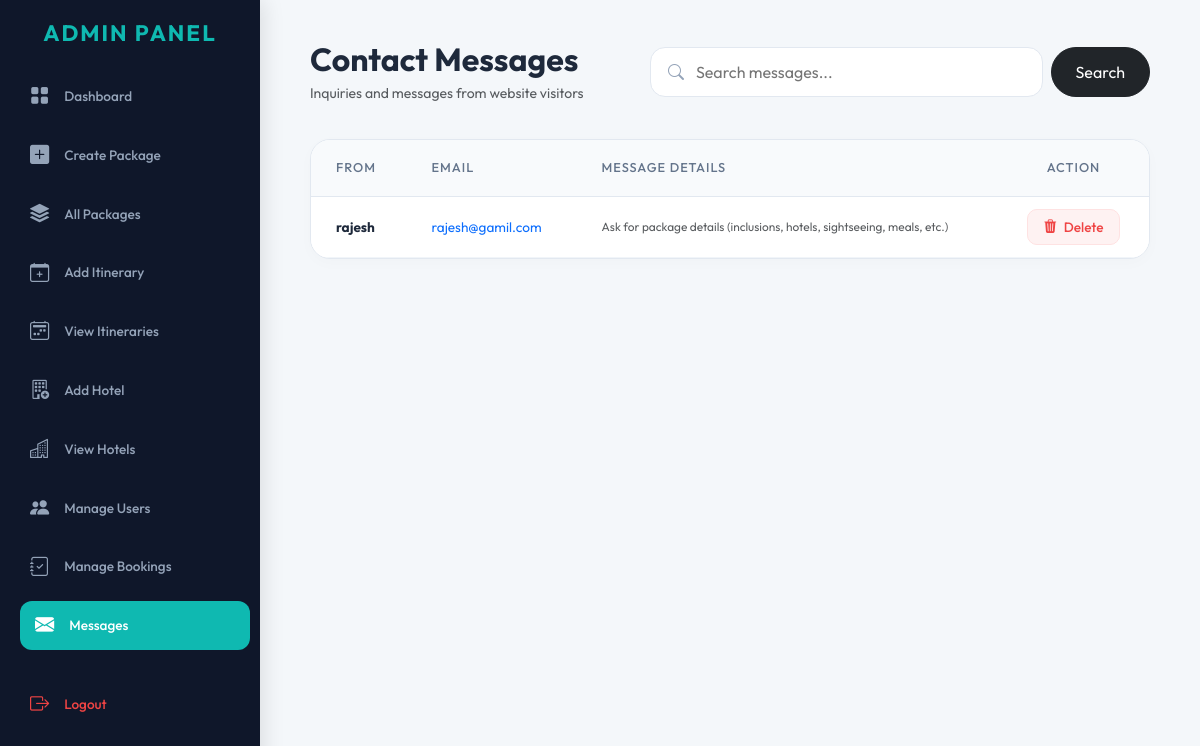
Page /admin/view-contact.php (signed in) on the committed database.
### tables this page shows
CREATE TABLE get_in_touch (
    id INT AUTO_INCREMENT PRIMARY KEY,
    name VARCHAR(100),
    email VARCHAR(100),
    message TEXT
);

### admin/view-contact.php (the view, shortened to what this page needs)
<?php
include("../db.php");
$search = "";
if (isset($_GET['search'])) {
    $search = mysqli_real_escape_string($conn, $_GET['search']);
    $result = mysqli_query($conn, "SELECT * FROM get_in_touch
                                   WHERE name LIKE '%$search%'
                                   OR email LIKE '%$search%'
                                   OR message LIKE '%$search%'
                                   ORDER BY id DESC");
} else {
    $result = mysqli_query($conn, "SELECT * FROM get_in_touch ORDER BY id DESC");
}
?>
<!DOCTYPE html>
<html>
<head>
    <link href="../bootstrap-5.3.7-dist/css/bootstrap.min.css" rel="stylesheet">
    <link href="https://cdn.jsdelivr.net/npm/bootstrap-icons@1.10.5/font/bootstrap-icons.css" rel="stylesheet">
</head>
<body>
<div class="sidebar">
  <h4>Admin Panel</h4>
  <a href="dashboard.php" class="<?= (basename($_SERVER['PHP_SELF']) == 'dashboard.php') ? 'active' : '' ?>"><i class="bi bi-grid-fill"></i> Dashboard</a>
  <a href="create-package.php" class="<?= (basename($_SERVER['PHP_SELF']) == 'create-package.php') ? 'active' : '' ?>"><i class="bi bi-plus-square-fill"></i> Create Package</a>
  <a href="view_packages.php" class="<?= (in_array(basename($_SERVER['PHP_SELF']), ['view_packages.php', 'edit_package.php'])) ? 'active' : '' ?>"><i class="bi bi-stack"></i> All Packages</a>
  <a href="add_itinerary.php" class="<?= (basename($_SERVER['PHP_SELF']) == 'add_itinerary.php') ? 'active' : '' ?>"><i class="bi bi-calendar-plus"></i> Add Itinerary</a>
  <a href="view_itinerary.php" class="<?= (in_array(basename($_SERVER['PHP_SELF']), ['view_itinerary.php', 'edit_itinerary.php'])) ? 'active' : '' ?>"><i class="bi bi-calendar2-week"></i> View Itineraries</a>
  <a href="add_hotel.php" class="<?= (basename($_SERVER['PHP_SELF']) == 'add_hotel.php') ? 'active' : '' ?>"><i class="bi bi-building-add"></i> Add Hotel</a>
  <a href="view_hotel.php" class="<?= (in_array(basename($_SERVER['PHP_SELF']), ['view_hotel.php', 'edit_hotel.php'])) ? 'active' : '' ?>"><i class="bi bi-buildings"></i> View Hotels</a>
  <a href="manage-user.php" class="<?= (basename($_SERVER['PHP_SELF']) == 'manage-user.php') ? 'active' : '' ?>"><i class="bi bi-people-fill"></i> Manage Users</a>
  <a href="manage-booking.php" class="<?= (basename($_SERVER['PHP_SELF']) == 'manage-booking.php') ? 'active' : '' ?>"><i class="bi bi-journal-check"></i> Manage Bookings</a>
  <a href="view-contact.php" class="<?= (basename($_SERVER['PHP_SELF']) == 'view-contact.php') ? 'active' : '' ?>"><i class="bi bi-envelope-fill"></i> Messages</a>
  <a href="logout.php" class="logout"><i class="bi bi-box-arrow-right"></i> Logout</a>
</div>
<div class="main">
    <div class="top-bar">
        <div>
            <h2 class="page-title">Contact Messages</h2>
            <p class="text-muted small m-0">Inquiries and messages from website visitors</p>
        </div>
        <form method="GET" class="search-container d-flex gap-2">
            <div class="position-relative flex-grow-1">
                <i class="bi bi-search"></i>
                <input type="text" name="search" value="<?= htmlspecialchars($search) ?>" placeholder="Search messages...">
            </div>
            <button type="submit" class="btn btn-dark rounded-pill px-4">Search</button>
        </form>
    </div>
    <div class="table-container">
        <table class="table">
            <thead>
                <tr>
                    <th>From</th>
                    <th>Email</th>
                    <th>Message Details</th>
                    <th class="text-center">Action</th>
                </tr>
            </thead>
            <tbody>
                <?php if (mysqli_num_rows($result) > 0) { ?>
                    <?php while ($row = mysqli_fetch_assoc($result)) { ?>
                    <tr>
                        <td class="fw-bold"><?= htmlspecialchars($row['name']) ?></td>
                        <td><span class="text-primary"><?= htmlspecialchars($row['email']) ?></span></td>
                        <td><div class="text-muted small" style="max-width: 400px;"><?= nl2br(htmlspecialchars($row['message'])) ?></div></td>
                        <td class="text-center">
                            <a href="?delete=<?= $row['id'] ?>" class="btn-delete"
                               onclick="return confirm('Delete this inquiry permanently?');">
                                <i class="bi bi-trash3-fill me-1"></i> Delete
                            </a>
                        </td>
                    </tr>
                    <?php } ?>
                <?php } else { ?>
                    <tr>
                        <td colspan="4" class="text-center py-5 text-muted italic">No inquiries found matching your search.</td>
                    </tr>
                <?php } ?>
            </tbody>
        </table>
    </div>
</div>
</body>
</html>

### admin/view-contact.php (style rules this page uses)
body { font-family: 'Outfit', 'Poppins', sans-serif; background: #f4f7fa; margin: 0; color: #1e293b; overflow-x: hidden; }
.sidebar { height: 100vh; width: 260px; position: fixed; top: 0; left: 0; background: #0F172A; padding: 20px 15px; color: white; box-shadow: 4px 0 20px rgba(0,0,0,0.1); z-index: 1000; overflow-y: auto; }
.sidebar h4 { font-weight: 700; margin-bottom: 25px; text-align: center; text-transform: uppercase; letter-spacing: 2px; color: #0fb9b1; font-size: 1.4rem; font-family: 'Outfit'; }
.sidebar a { font-family: 'Outfit', sans-serif; display: flex; align-items: center; padding: 10px 15px; margin-bottom: 10px; color: #94a3b8; border-radius: 12px; text-decoration: none; transition: all 0.3s ease; font-weight: 500; font-size: 0.85rem; }
.sidebar a i { margin-right: 15px; font-size: 1.2rem; }
.sidebar a:hover, .sidebar a.active { background: rgba(255, 255, 255, 0.05); color: white; transform: translateX(5px); }
.sidebar a.active { background: #0fb9b1; color: white; }
.sidebar a.logout { margin-top: 30px; color: #ef4444; }
.main { margin-left: 260px; padding: 40px 50px; }
.page-title { font-weight: 700; color: #1e293b; margin-bottom: 5px; }
.top-bar { display: flex; justify-content: space-between; align-items: center; margin-bottom: 35px; }
.search-container { flex: 1; max-width: 500px; position: relative; }
.search-container input { padding: 12px 20px 12px 45px; border-radius: 15px; border: 1px solid #e2e8f0; background: white; width: 100%; transition: 0.3s; }
.search-container i { position: absolute; left: 18px; top: 50%; transform: translateY(-50%); color: #94a3b8; }
.table-container { background: white; border-radius: 20px; overflow: hidden; border: 1px solid #e2e8f0; box-shadow: 0 4px 15px rgba(0,0,0,0.02); }
.table { margin-bottom: 0; }
.table thead th { background: #f8fafc; color: #64748b; font-weight: 500; font-size: 0.8rem; text-transform: uppercase; letter-spacing: 1px; padding: 18px 25px; border-bottom: 1px solid #e2e8f0; }
.table tbody td { padding: 20px 25px; color: #1e293b; font-size: 0.85rem; vertical-align: middle; border-bottom: 1px solid #f1f5f9; }
.btn-delete { background: #fef2f2; color: #ef4444; border: 1px solid #fee2e2; padding: 8px 15px; border-radius: 10px; text-decoration: none; transition: 0.3s; font-weight: 500; font-size: 0.85rem; }

### rows in the picture
get_in_touch: name "rajesh", email "rajesh@gamil.com", message "Ask for package details (inclusions, hotels, sightseeing, meals, etc.)"
